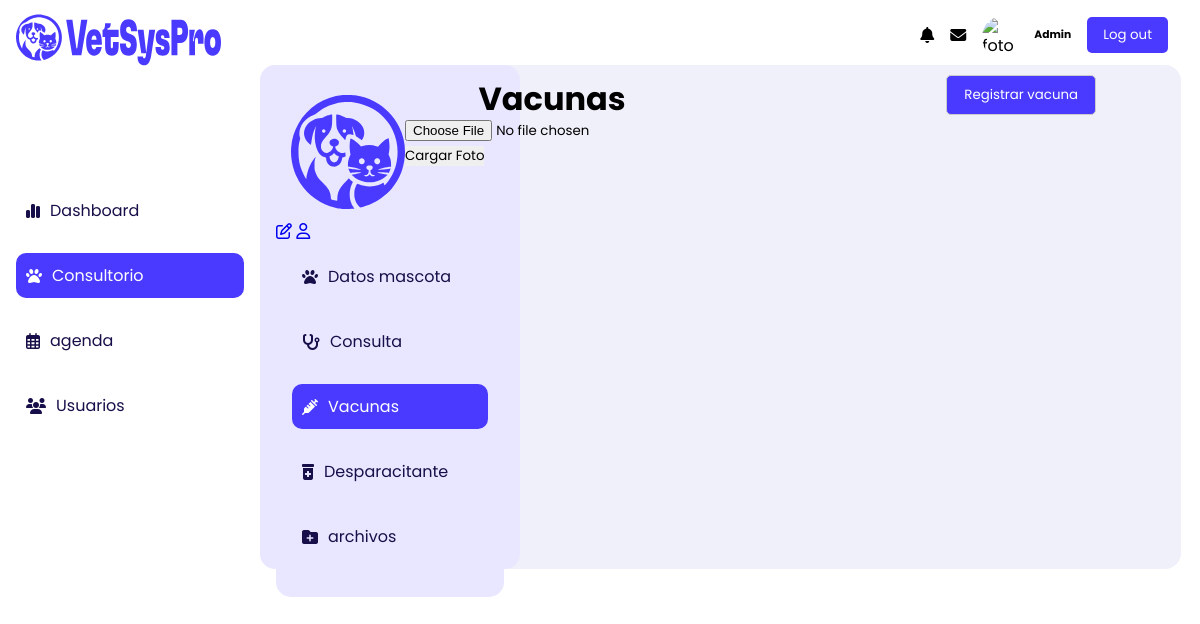
The page /listar_vacunas/1/ on the database as committed earlier.
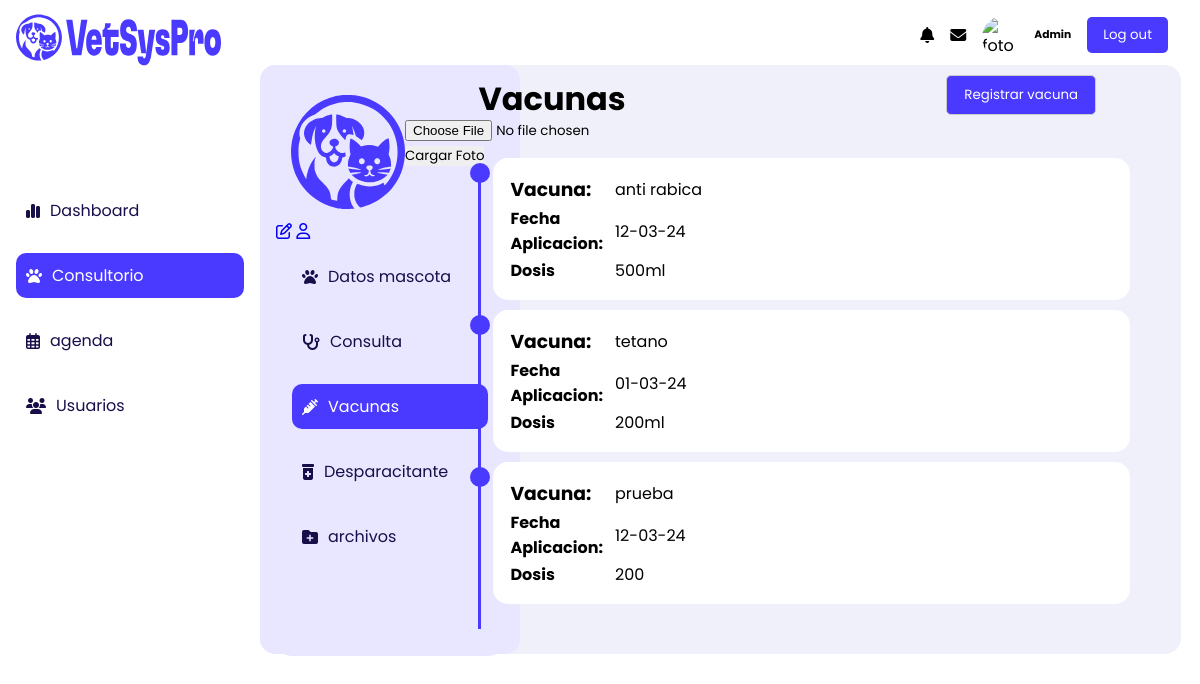
The same page on the database as committed later.
### Historiales_clinicos/models.py (models this page shows, shortened)
class Vacuna(models.Model):
    fecha = models.DateField(default=date.today)
    nombre = models.CharField(max_length=100)
    dosis = models.PositiveSmallIntegerField()
    mascota = models.ForeignKey(Mascota, on_delete=models.CASCADE)

### Historiales_clinicos/views.py (the view)
# urls.py: path('listar_vacunas/<int:idMascota>/', views.listar_vacunas, name='listar_vacunas'),
def listar_vacunas(request, idMascota):
    mascota = Mascota.objects.get(idMascota=idMascota)
    vacuna = Vacuna.objects.filter(mascota=mascota)
    current_page = "consultorio"
    current_page2 = "listar_vacunas"
    return render(request, 'listar_vacunas.html', {'vacuna': vacuna,'mascota': mascota, 'current_page': current_page, 'current_page2': current_page2})

### Historiales_clinicos/templates/listar_vacunas.html (shortened to what this page needs)
{% extends "layouts/base.html" %}
{% load static %}
{% block styles %}
<link rel="stylesheet" href="{% static 'styles/sidebar.css' %}">
<link rel="stylesheet" href="{% static 'styles/sidebar_Mascota.css' %}">
<link rel="stylesheet" href="{% static 'styles/vacunas.css' %}">
{% endblock styles %}
{% block content %}
    {% include "layouts/partials/sidebar.html" %}
    <main class="main">
        <div class="container">
            {% include "layouts/partials/sidebar__mascota.html" %}
            <div class="container__principal">
                <div class="div__head">
                    <h1>Vacunas</h1>
                    <button class="div__btn" id="open-button">Registrar vacuna</button>
                </div>
                <div class="containerMayor">
                    <div class="containerLine">
                        {% for v in vacuna %}
                        <div class="box">
                            <table>
                                <tbody>
                                    <tr>
                                        <th><h3>Vacuna:</h3> </th>
                                        <td>{{ v.nombre }}</td>
                                    </tr>
                                    <tr>
                                        <th>Fecha Aplicacion: </th>
                                        <td>{{ v.fecha|date:"d-m-y" }}</td>
                                    </tr>
                                    <tr>
                                        <th>Dosis</th>
                                        <td>{{ v.dosis }}</td>
                                    </tr>
                                </tbody>
                            </table>
                        </div>
                        {% endfor %}
                    </div>
                </div>
            </div>
        </div>
    </main>
{% endblock %}

Rows that differ between the two databases and show on the page:
added Vacuna: nombre "anti rabica", fecha "12-03-24", dosis "500ml"
added Vacuna: nombre "tetano", fecha "01-03-24", dosis "200ml"
added Vacuna: nombre "prueba", fecha "12-03-24", dosis "200"
